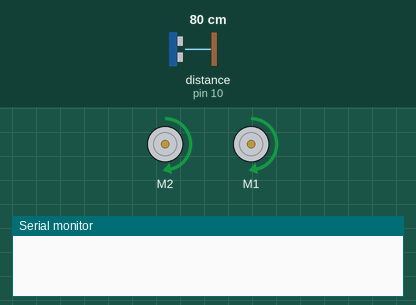
The sketch below on a simulated Arduino Uno, built with avr-gcc and run on an emulated ATmega328P. Shown: 2 × DC motor (green arrow = forward, orange = backward, longer = faster), the last lines printed to the serial monitor. Inputs (shaded band) come from the test bench; at power-on: distance to the obstacle (sensor on pin 10) 80 cm. The echo pulse lasts 58.3 µs per cm.

Above: at 1.2 s.
1.3 s: distance to the obstacle (sensor on pin 10) set to 6 cm
2.8 s: distance to the obstacle (sensor on pin 10) set to 3 cm
At 3.7 s:
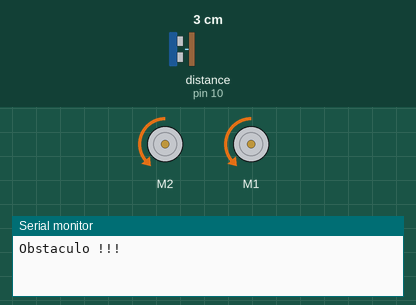
At 4.4 s:
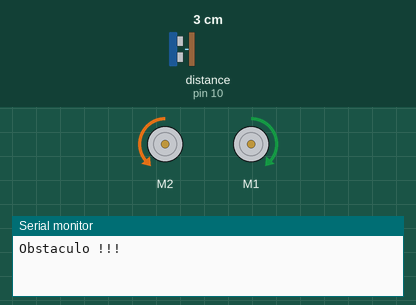
5.8 s: distance to the obstacle (sensor on pin 10) set to 9 cm
7.9 s: distance to the obstacle (sensor on pin 10) set to 2 cm
At 8.3 s:
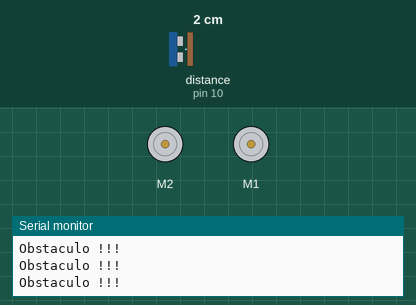
Timing chart, 0 to 11.9 s (numbered marks = the images above; inputs shaded):
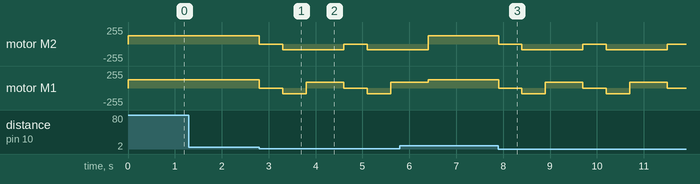

The sketch:

smars3_testev3_com_sensor_ultrasonico.ino
```cpp
#include <AFMotor.h>
#include <Ultrasonic.h>

//Teste SMARS com sensor ultrasonico
//This sketch makes the robot move inside a delimitated Area (you can make a
//perimeter with insulating tape)

AF_DCMotor R_motor(1); // defines Right motor connector
AF_DCMotor L_motor(2); // defines Left motor connector

//Definições sensor ultrasonico
#define TRIGGER_PIN  9  //servo 01 signal
#define ECHO_PIN     10 //servo 02 signal
Ultrasonic ultrasonic(TRIGGER_PIN, ECHO_PIN);

// declaração de variáveis

float distancia = 0;//distacia ao obstaculo

int vnormal = 125;
int vlenta = 85;

void setup() {
Serial.begin(9600); // sets up Serial library at 9600 bps
//changes the following values to make the robot drive as straight as possible

L_motor.setSpeed(vnormal); // sets L motor speed
R_motor.setSpeed(vnormal); // sets R motor speed - motor frente

R_motor.run(RELEASE); //turns L motor on
L_motor.run(RELEASE); //turns R motor on


}


void loop() {

  long microsec = ultrasonic.timing();
  distancia = ultrasonic.convert(microsec, Ultrasonic::CM);

if (distancia < 5){// se obstáculo a menos de 5 cm - pare - volte para tras - vire
  Serial.println("Obstaculo !!!");
  //pare os motores
  R_motor.run(RELEASE);
  L_motor.run(RELEASE);
  delay(500); //aguarde

  //meia volta
  L_motor.setSpeed(vlenta);
  R_motor.setSpeed(vlenta);
  L_motor.run(BACKWARD); //retorne lentamente
  R_motor.run(BACKWARD); //retorne lentamente por 500ms
  delay(500);
  L_motor.run(BACKWARD); //meia volta
  R_motor.run(FORWARD); //meia volta
  delay(800);

  //pare
  R_motor.run(RELEASE);
  L_motor.run(RELEASE);

  //ajuste velocidade
  L_motor.setSpeed(vnormal);
  R_motor.setSpeed(vnormal);
  }
  else { //se nada detectado - continue para frente
    L_motor.run(FORWARD); //moves motor L Backward
    R_motor.run(FORWARD); //moves motor L Backwar
  }
}
```

Measured:
- the behaviour switches between 5 and 4 cm on distance to the obstacle (sensor on pin 10) (found by bisection; images 0 and 1)
- after the input at 1.3 s, every drawn part: stays the same
- after the input at 2.8 s, motor M2: alternates backward 85/255 for 1.3 s and stopped for 0.50 s, starting at once; motor M1: forward 125/255 → stopped at once, → backward 85/255 0.50 s later, → forward 85/255 0.50 s later, → stopped 0.80 s later, … (6 changes in this stretch)
- after the input at 7.9 s, motor M2: alternates backward 85/255 for 1.3 s and stopped for 0.50 s, starting at once; motor M1: forward 125/255 → stopped at once, → backward 85/255 0.50 s later, → forward 85/255 0.50 s later, → stopped 0.80 s later, … (7 changes in this stretch)
